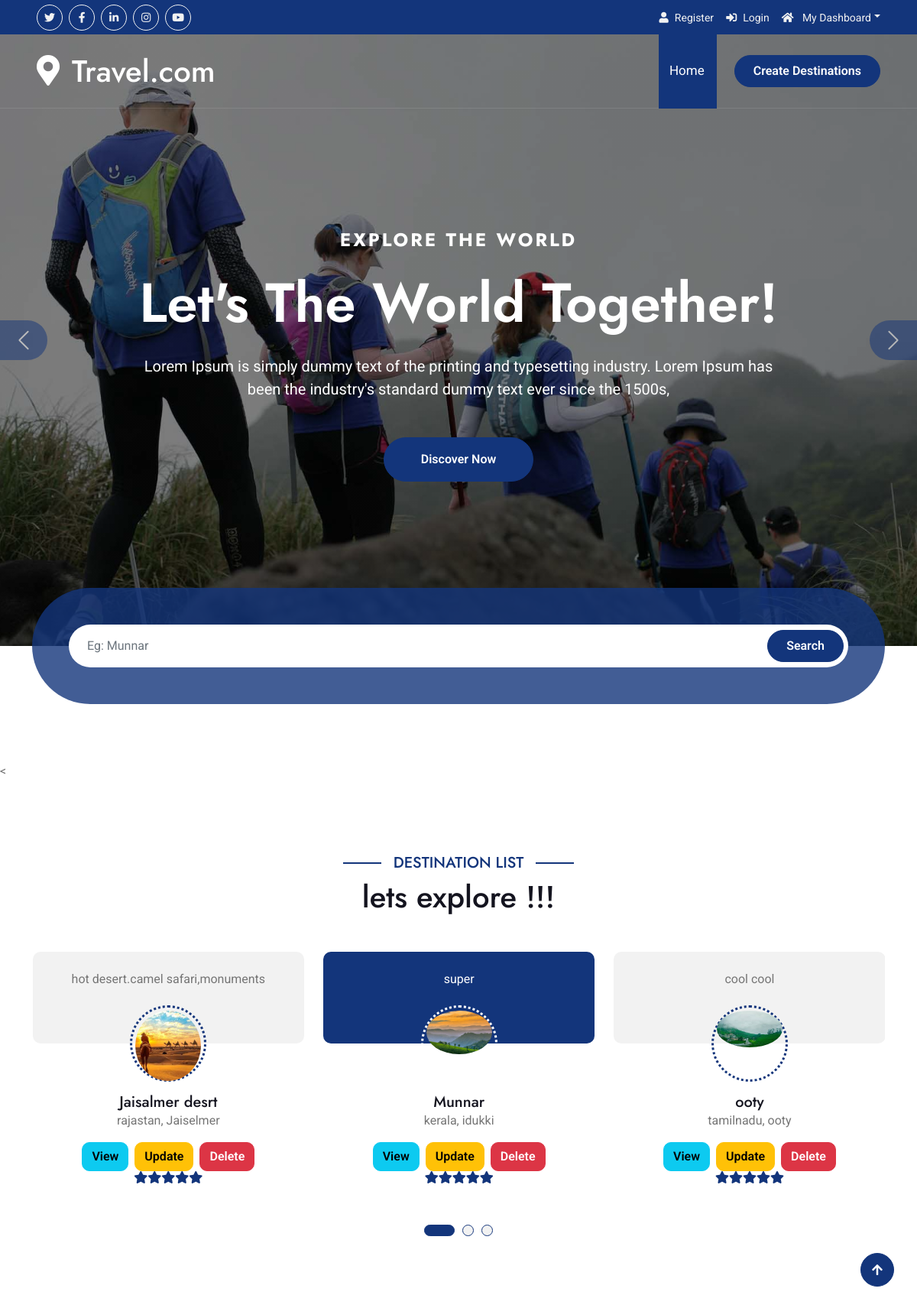
Page /list/ on the committed database.
### Tourapp/models.py (models this page shows, shortened)
class TouristDestination(models.Model):
    place_name = models.CharField(max_length=100)
    weather = models.CharField(max_length=50)
    state = models.CharField(max_length=50)
    district = models.CharField(max_length=50)
    google_map_link = models.URLField(max_length=200)
    image = models.ImageField(upload_to='destination_images/')
    description = models.TextField()

### Tourapp/views.py (the view)
# urls.py: path('list/', views.destination_list, name='destination-list'),                  # List of destinations
def destination_list(request):
    destinations = TouristDestination.objects.all()
    return render(request, 'destination_list.html', {'destinations': destinations})

### templates/destination_list.html (shortened to what this page needs)
{% extends 'index.html' %}
{% load static %}
{% block content %}
<div class="container-fluid testimonial py-5">
    <div class="container py-5">
        <div class="mx-auto text-center mb-5" style="max-width: 900px;">
            <h5 class="section-title px-3">Destination List</h5>
            <h1 class="mb-0">lets explore !!!</h1>
        </div>
        <div class="testimonial-carousel owl-carousel">
            {% for destination in destinations %}
            <div class="testimonial-item text-center rounded pb-4">
                <div class="testimonial-comment bg-light rounded p-4">
                    <p class="text-center mb-5">{{ destination.description }}</p>
                </div>
                <div class="testimonial-img p-1">
                    <img src="{{ destination.image.url }}" class="img-fluid rounded-circle" alt="{{ destination.place_name }}">
                </div>
                <div style="margin-top: -35px;">
                    <h5 class="mb-0">{{ destination.place_name }}</h5>
                    <p class="mb-0">{{ destination.state }}, {{ destination.district }}</p>
                    <div class="d-flex justify-content-center mt-3">
                        <a href="{% url 'destination-detailview' destination.id %}" class="btn btn-info mx-1">View</a>
                        <a href="{% url 'destination-update' destination.id %}" class="btn btn-warning mx-1">Update</a>
                        <form method="post" action="{% url 'destination-delete' destination.id %}" class="d-inline mx-1" onsubmit="return confirm('Are you sure you want to delete this destination?');">
                            <button type="submit" class="btn btn-danger">Delete</button>
                        </form>
                    </div>
                    <div class="d-flex justify-content-center">
                        <i class="fas fa-star text-primary"></i>
                        <i class="fas fa-star text-primary"></i>
                        <i class="fas fa-star text-primary"></i>
                        <i class="fas fa-star text-primary"></i>
                        <i class="fas fa-star text-primary"></i>
                    </div>
                </div>
            </div>
            {% endfor %}
        </div>
    </div>
</div>
{% endblock %}

### templates/index.html (shortened to what this page needs)
<!DOCTYPE html>
{% load static %}
<html lang="en">
    <head>
        <link rel="stylesheet" href="https://use.fontawesome.com/releases/v5.15.4/css/all.css"/>
        <link href="https://cdn.jsdelivr.net/npm/bootstrap-icons@1.4.1/font/bootstrap-icons.css" rel="stylesheet">
        <link href="{% static 'lib/owlcarousel/assets/owl.carousel.min.css' %}" rel="stylesheet">
        <link href="{% static 'lib/lightbox/css/lightbox.min.css' %}" rel="stylesheet">
        <link href="{% static 'css/bootstrap.min.css' %}" rel="stylesheet">
        <link href="{% static 'css/style.css' %}" rel="stylesheet">
    </head>
    <body>
        <div class="container-fluid bg-primary px-5 d-none d-lg-block">
            <div class="row gx-0">
                <div class="col-lg-8 text-center text-lg-start mb-2 mb-lg-0">
                    <div class="d-inline-flex align-items-center" style="height: 45px;">
                        <a class="btn btn-sm btn-outline-light btn-sm-square rounded-circle me-2" href=""><i class="fab fa-twitter fw-normal"></i></a>
                        <a class="btn btn-sm btn-outline-light btn-sm-square rounded-circle me-2" href=""><i class="fab fa-facebook-f fw-normal"></i></a>
                        <a class="btn btn-sm btn-outline-light btn-sm-square rounded-circle me-2" href=""><i class="fab fa-linkedin-in fw-normal"></i></a>
                        <a class="btn btn-sm btn-outline-light btn-sm-square rounded-circle me-2" href=""><i class="fab fa-instagram fw-normal"></i></a>
                        <a class="btn btn-sm btn-outline-light btn-sm-square rounded-circle" href=""><i class="fab fa-youtube fw-normal"></i></a>
                    </div>
                </div>
                <div class="col-lg-4 text-center text-lg-end">
                    <div class="d-inline-flex align-items-center" style="height: 45px;">
                        <a href="{% url 'register' %}"><small class="me-3 text-light"><i class="fa fa-user me-2"></i>Register</small></a>
                        <a href="{% url 'user-login' %}"><small class="me-3 text-light"><i class="fa fa-sign-in-alt me-2"></i>Login</small></a>
                        <div class="dropdown">
                            <a href="#" class="dropdown-toggle text-light" data-bs-toggle="dropdown"><small><i class="fa fa-home me-2"></i> My Dashboard</small></a>
                        </div>
                    </div>
                </div>
            </div>
        </div>
        <div class="container-fluid position-relative p-0">
            <nav class="navbar navbar-expand-lg navbar-light px-4 px-lg-5 py-3 py-lg-0">
                <a href="" class="navbar-brand p-0">
                    <h1 class="m-0"><i class="fa fa-map-marker-alt me-3"></i>Travel.com</h1>
                </a>
                <div class="collapse navbar-collapse" id="navbarCollapse">
                    <div class="navbar-nav ms-auto py-0">
                        <a href="{% url 'destination-list' %}" class="nav-item nav-link active">Home</a>
                    </div>
                    </div>
                    <a href="{% url 'destination-create' %}" class="btn btn-primary rounded-pill py-2 px-4 ms-lg-4">Create Destinations</a>
                </div>
            <div class="carousel-header">
                <div id="carouselId" class="carousel slide" data-bs-ride="carousel">
                    <ol class="carousel-indicators">
                    </ol>
                    <div class="carousel-inner" role="listbox">
                        <div class="carousel-item active">
                            <img src="{% static 'img/carousel-2.jpg' %}" class="img-fluid" alt="Image">
                            <div class="carousel-caption">
                                <div class="p-3" style="max-width: 900px;">
                                    <h4 class="text-white text-uppercase fw-bold mb-4" style="letter-spacing: 3px;">Explore The World</h4>
                                    <h1 class="display-2 text-capitalize text-white mb-4">Let's The World Together!</h1>
                                    <p class="mb-5 fs-5">Lorem Ipsum is simply dummy text of the printing and typesetting industry. Lorem Ipsum has been the industry's standard dummy text ever since the 1500s,
                                    </p>
                                    <div class="d-flex align-items-center justify-content-center">
                                        <a class="btn-hover-bg btn btn-primary rounded-pill text-white py-3 px-5" href="#">Discover Now</a>
                                    </div>
                                </div>
                            </div>
                        </div>
                    </div>
                    <button class="carousel-control-prev" type="button" data-bs-target="#carouselId" data-bs-slide="prev">
                        <span class="carousel-control-prev-icon btn bg-primary" aria-hidden="false"></span>
                    </button>
                    <button class="carousel-control-next" type="button" data-bs-target="#carouselId" data-bs-slide="next">
                        <span class="carousel-control-next-icon btn bg-primary" aria-hidden="false"></span>
                    </button>
                </div>
            </div>
        <div class="container-fluid search-bar position-relative" style="top: -50%; transform: translateY(-50%);">
    <div class="container">
        <form method="get" action="{% url 'destination-search' %}" class="position-relative rounded-pill w-100 mx-auto p-5" style="background: rgba(19, 53, 123, 0.8);">
            <input class="form-control border-0 rounded-pill w-100 py-3 ps-4 pe-5" type="text" name="search" placeholder="Eg: Munnar" required>
            <button type="submit" class="btn btn-primary rounded-pill py-2 px-4 position-absolute me-2" style="top: 50%; right: 46px; transform: translateY(-50%);">Search</button>
        </form>
    </div>
</div>
        <
        {% block content%}
        {% endblock %}
        <a href="#" class="btn btn-primary btn-primary-outline-0 btn-md-square back-to-top"><i class="fa fa-arrow-up"></i></a>
    </body>
</html>

### static/css/style.css (style rules this page uses)
.back-to-top { position: fixed; right: 30px; bottom: 30px; display: flex; width: 45px; height: 45px; align-items: center; justify-content: center; transition: 0.5s; z-index: 99; }
.btn { font-weight: 600; transition: .5s; }
.btn-sm-square { width: 34px; height: 34px; }
.btn-md-square { width: 44px; height: 44px; }
.btn-square, .btn-sm-square, .btn-md-square, .btn-lg-square { padding: 0; display: flex; align-items: center; justify-content: center; font-weight: normal; border-radius: 50%; }
.btn.btn-primary { box-shadow: inset 0 0 0 0 var(--bs-primary); }
.section-title { position: relative; display: inline-block; text-transform: uppercase; color: var(--bs-primary); }
.section-title::before { content: ""; width: 50px; position: absolute; top: 50%; right: 0; transform: translateY(-50%); margin-right: -50px; border: 1px solid var(--bs-primary) !important; }
.section-title::after { content: ""; width: 50px; position: absolute; top: 50%; left: 0; transform: translateY(-50%); margin-left: -50px; border: 1px solid var(--bs-primary) !important; }
.navbar-light .navbar-nav .nav-link { font-family: 'Roboto', sans-serif; position: relative; padding: 35px 15px; color: var(--bs-white) !important; font-size: 17px; font-weight: 400; outline: none; transition: .5s; }
.navbar-light .navbar-nav .nav-link:hover, .navbar-light .navbar-nav .nav-link.active { color: var(--bs-white) !important; }
.navbar-light .navbar-brand h1 { color: var(--bs-white); }
@media (min-width: 992px) { .navbar-light { position: absolute; width: 100%; top: 0; left: 0; border-bottom: 1px solid rgba(255, 255, 255, .1); z-index: 999; } }
@media (min-width: 992px) { .navbar-light .navbar-nav .nav-link::before { position: absolute; content: ""; width: 100%; height: 0; bottom: -1px; left: 0; background: var(--bs-primary); transition: .5s; z-index: -1; } }
@media (min-width: 992px) { .navbar-light .navbar-nav .nav-link:hover::before, .navbar-light .navbar-nav .nav-link.active::before { height: calc(100% + 1px); left: 1px; } }
.carousel-header .carousel-control-prev, .carousel-header .carousel-control-next { background: transparent; }
.carousel-header .carousel-control-prev .carousel-control-prev-icon { position: absolute; top: 50%; left: 0; transform: translateY(-50%); padding: 25px 30px; border-top-left-radius: 0; border-top-right-radius: 50px; border-bottom-left-radius: 0; border-bottom-right-radius: 50px; background-size: 60% 60%; }
.carousel-header .carousel-control-next .carousel-control-next-icon { position: absolute; top: 50%; right: 0; transform: translateY(-50%); padding: 25px 30px; border-top-left-radius: 50px; border-top-right-radius: 0; border-bottom-left-radius: 50px; border-bottom-right-radius: 0; background-size: 60% 60%; }
.carousel-header .carousel-inner .carousel-item { position: relative; min-height: 100vh }
.carousel-header .carousel-inner .carousel-item img { position: absolute; width: 100%; height: 100%; object-fit: cover; }
.carousel-header .carousel-inner .carousel-item .carousel-caption { position: absolute; width: 100%; height: 100%; top: 0; left: 0; padding-top: 60px; display: flex; align-items: center; justify-content: center; text-align: center; background: linear-gradient(rgba(0, 0, 0, .5), rgba(0, 0, 0, 0.5)); background-size: cover; }
.testimonial .testimonial-carousel { position: relative; }
.testimonial .testimonial-carousel .testimonial-item .testimonial-img { position: relative; width: 100px; height: 100px; top: 0; left: 50%; transform: translate(-50%, -50%); border: 3px solid var(--bs-primary); border-style: dotted; border-radius: 50%; }
.testimonial .testimonial-carousel .owl-item.center .testimonial-item .testimonial-comment { background: var(--bs-primary) !important; color: var(--bs-white); transition: 0.5s; }
.testimonial .testimonial-carousel .owl-item.center .testimonial-item .testimonial-img { border: 3px solid var(--bs-white); border-style: dotted; transition: 0.5s; }

### rows in the picture
TouristDestination: description "super", image (picture), place_name "Munnar", state "kerala", district "idukki"
TouristDestination: description "cool cool", image (picture), place_name "ooty", state "tamilnadu", district "ooty"
TouristDestination: description "hot desert.camel safari,monuments", image (picture), place_name "Jaisalmer desrt", state "rajastan", district "Jaiselmer"
